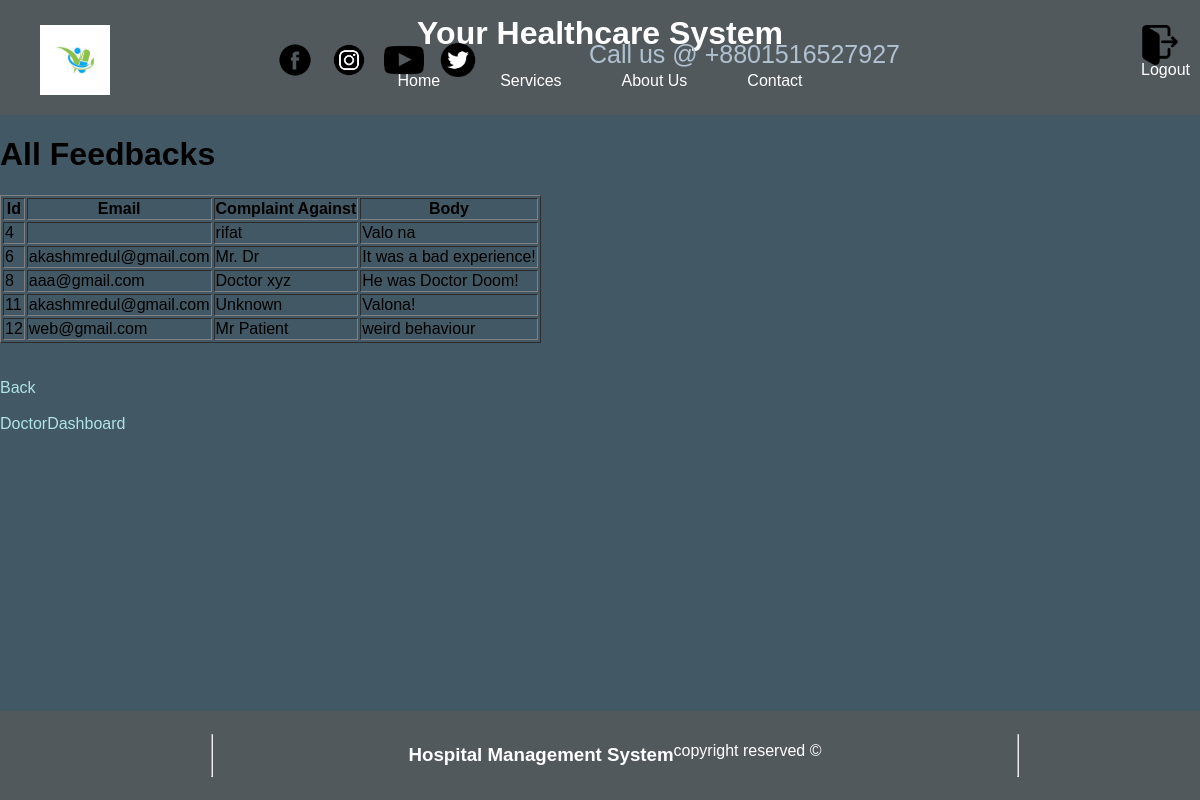
The page /Views/ViewFeedback.php (signed in) on the database its author committed.
### tables this page shows
CREATE TABLE `feedback` (
  `Id` int(200) NOT NULL,
  `Email` varchar(100) NOT NULL,
  `About` varchar(200) NOT NULL,
  `Body` varchar(240) NOT NULL
);

### Models/database.php (called while the page is built, shortened)
<?php
$dbhost = "127.0.0.1";
$dbuser = "root";
$dbpass = "";
$dbname = "project";
function getConnection(){
    global $dbhost;
    global $dbuser;
    global $dbpass;
    global $dbname;
    return  mysqli_connect($dbhost, $dbuser, $dbpass, $dbname);
}
function ViewFeedback()
{
    $con = getConnection();
    $sql = "Select * from feedback";
     $status = mysqli_query($con, $sql);
        return $status;
}
?>

### Views/ViewFeedback.php (the view, shortened to what this page needs)
<?php
require '../Models/database.php';
?>
<!DOCTYPE html>
<html lang="en">
<head>
    <link rel="stylesheet" href="../Views/css/styles.css">
</head>
<body class="Body">
<h1>All Feedbacks</h1>
<table border =1 >
    <thead>
        <tr>
            <th>Id</th>
            <th>Email</th>
            <th>Complaint Against</th>
            <th>Body</th>
        </tr>
    </thead>
    <tbody>
    <?php
     $status = ViewFeedback();
        if($status)
    {
        while($row=mysqli_fetch_assoc($status)){
        echo '
        <tr>
        <td>'.$row['Id'].'</td>
        <td>'.$row['Email'].'</td>
        <td>'.$row['About'].'</td>
        <td>'.$row['Body'].'</td>
</tr>';
        }
    }
?>
</tbody>
</table>
<br><br><a class="DDref" href="Feedback.php">Back</a><br><br>
<a class="DDref" href="DoctorDashboard.php">DoctorDashboard</a>
    <br><br><br><br>
</body>
</html>

### Views/css/styles.css (style rules this page uses)
#Hbody { width : 100%; margin: 0; padding: 0; font-family: Arial, sans-serif; position : absolute; }
#Hheader { background-color: #52595d; color: #fff; padding: 15px; text-align: center; margin-bottom: 10px; }
#Hhead { margin: 0; }
#Hnav { display: flex; justify-content: center; margin-top: 10px; }
.Hlink { color: #fff; text-decoration: none; padding: 10px 20px; margin: 0 10px; border-radius: 5px; transition: background-color 0.3s; }
#icon { height : 70px; width : 70px; margin-top: 10px; position: absolute; left: 40px; }
#icons { margin : 20px; position: absolute; left: 250px; }
.logo { width:40px; height:40px; padding : 5px; }
#logoutic { width:40px; height:40px; position: absolute; right: 10px; }
#logoutp { position: absolute; text-decoration: none; color : white; right: 10px; margin-top: 10px; }
#number { font-size: 25px; color :rgb(176, 193, 209); position: absolute; margin-top: 25px; right: 300px; }
.Body { background-color: #425864; }
.DDref { width: 100%; border: #52595d; box-shadow: #52595d; color:rgb(176, 228, 228); text-decoration: none; }

### rows shown on the page
feedback: Id "4", About "rifat", Body "Valo na"
feedback: Id "6", Email "akashmredul@gmail.com", About "Mr. Dr", Body "It was a bad experience!"
feedback: Id "8", Email "aaa@gmail.com", About "Doctor xyz", Body "He was Doctor Doom!"
feedback: Id "11", Email "akashmredul@gmail.com", About "Unknown", Body "Valona!"
feedback: Id "12", Email "web@gmail.com", About "Mr Patient", Body "weird behaviour"
